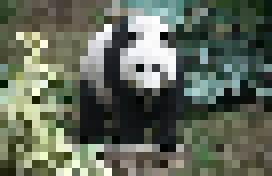
#> input picture picture1.jpg, 272 x 176 px
$ python gama.py
#> lines starting #> are read from the running program, lines starting #| are printed output that depends on the picture
#ÖDEV 2

import cv2
import numpy as np


def gammaCorrection(src, gamma):
    invGamma = 1 / gamma

    table = [((i / 255) ** invGamma) * 255 for i in range(256)]
    table = np.array(table, np.uint8)

    return cv2.LUT(src, table)


img = cv2.imread('picture1.jpg')
#> img is the input picture: shape (176, 272, 3); mean B, G, R 90.6, 105, 97.5
gammaImg = gammaCorrection(img, 3)
#> in gammaCorrection, `return cv2.LUT(src, table)`:
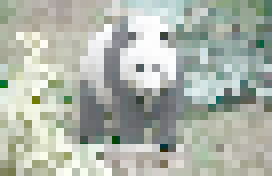
#> returned value: shape (176, 272, 3); mean of channels 0, 1, 2 169.7, 180, 173.5; drawn as B, G, R

cv2.imshow('Original image', img)
cv2.imshow('Gamma corrected image', gammaImg)
cv2.waitKey(0)
cv2.destroyAllWindows()

img = cv2.imread('picture1.jpg')
gammaImg = gammaCorrection(img, 4)
#> call 2 of gammaCorrection, with gamma = 4
#> in gammaCorrection (call 2), `return cv2.LUT(src, table)`:
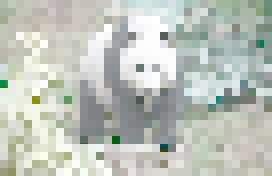
#> returned value: shape (176, 272, 3); mean of channels 0, 1, 2 186.5, 195.2, 189.5; drawn as B, G, R

cv2.imshow('Original image', img)
cv2.imshow('Gamma corrected image', gammaImg)
cv2.waitKey(0)
cv2.destroyAllWindows()

img = cv2.imread('picture1.jpg')
gammaImg = gammaCorrection(img, 5)
#> call 3 of gammaCorrection, with gamma = 5
#> in gammaCorrection (call 3), `return cv2.LUT(src, table)`:
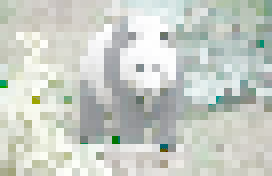
#> returned value: shape (176, 272, 3); mean of channels 0, 1, 2 197.8, 205.3, 200.2; drawn as B, G, R

cv2.imshow('Original image', img)
cv2.imshow('Gamma corrected image', gammaImg)
cv2.waitKey(0)
cv2.destroyAllWindows()

$ run again, with foti.png saved as picture1.jpg
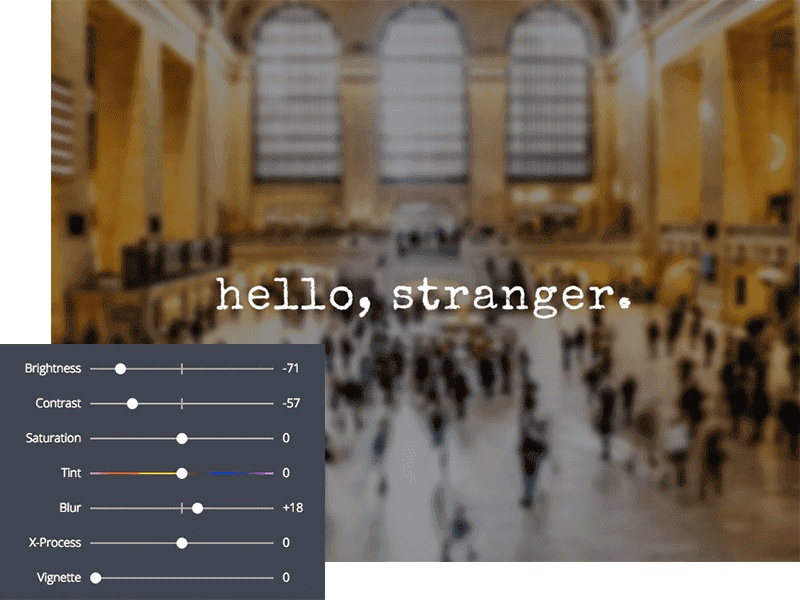
#> input picture foti.png, 800 x 600 px
#> img is the input picture: shape (600, 800, 3); mean B, G, R 89, 102.2, 113.9
#> in gammaCorrection, `return cv2.LUT(src, table)`:
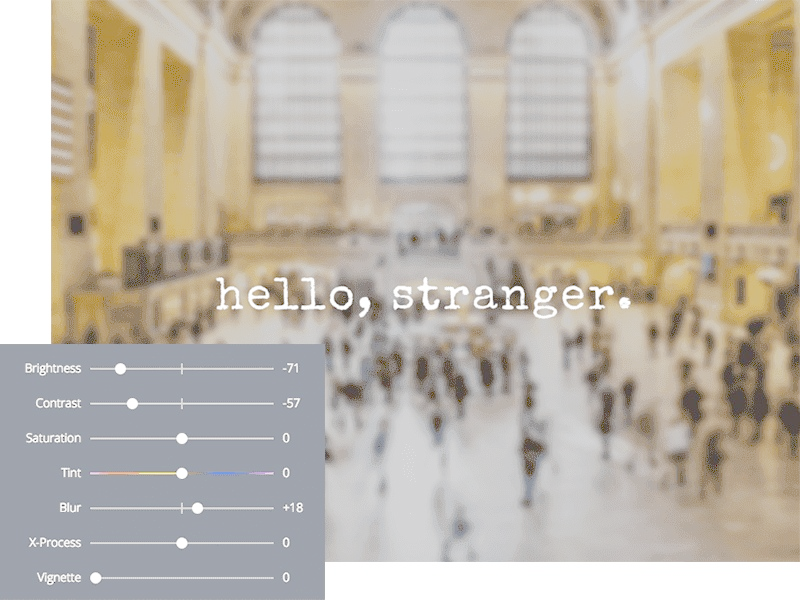
#> returned value: shape (600, 800, 3); mean of channels 0, 1, 2 169.3, 182, 190; drawn as B, G, R
#> in gammaCorrection (call 2), `return cv2.LUT(src, table)`:
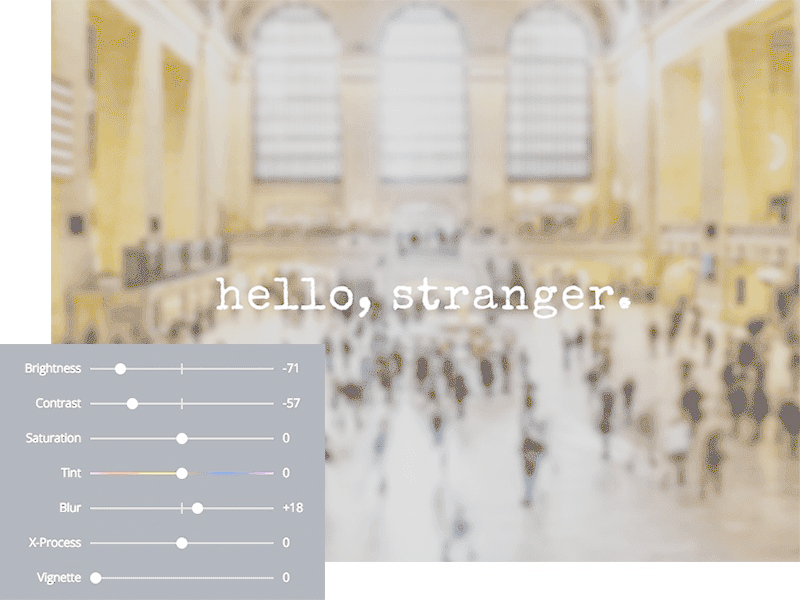
#> returned value: shape (600, 800, 3); mean of channels 0, 1, 2 186.4, 197.4, 203.9; drawn as B, G, R
